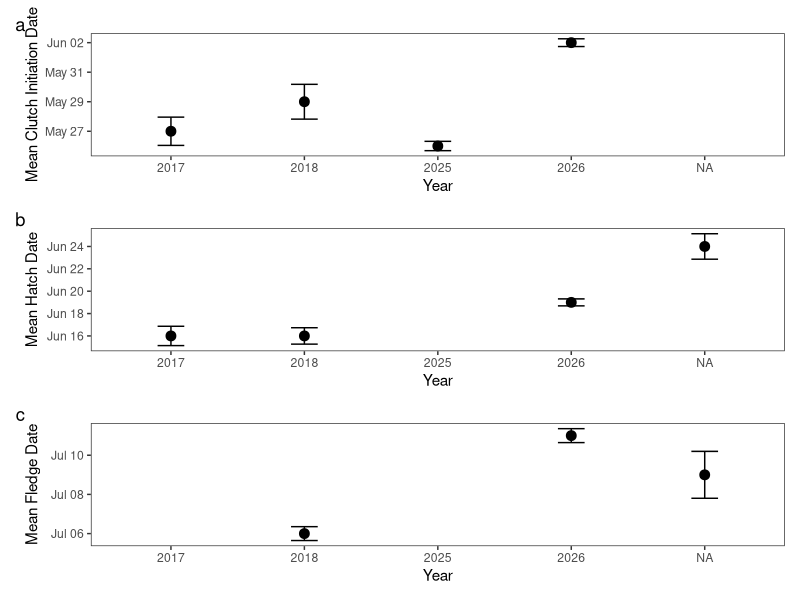
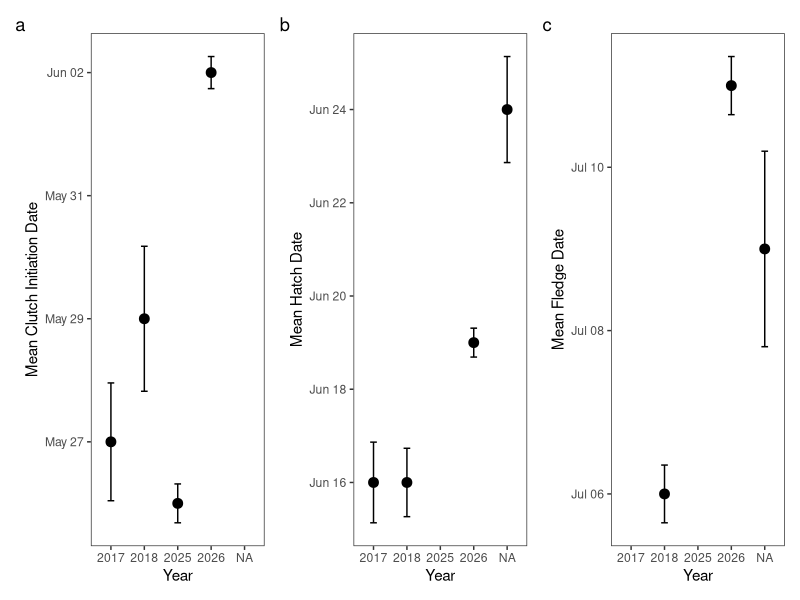
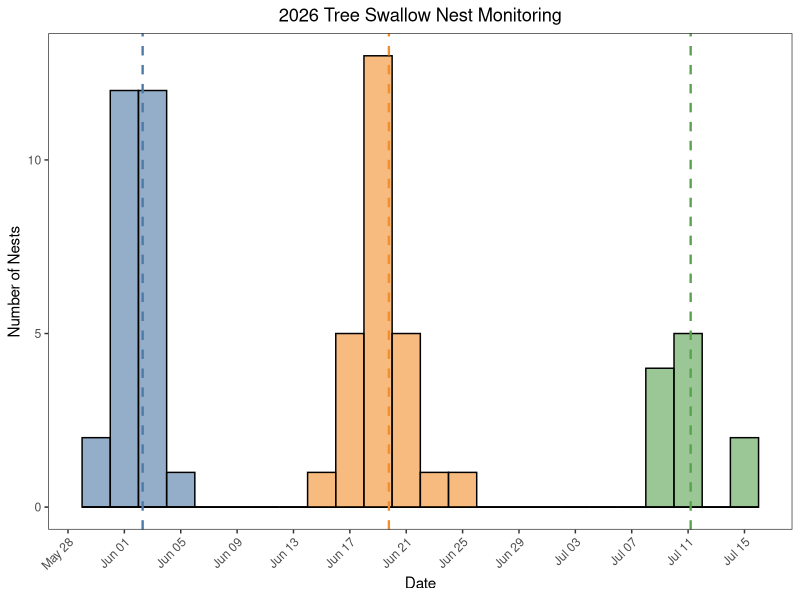
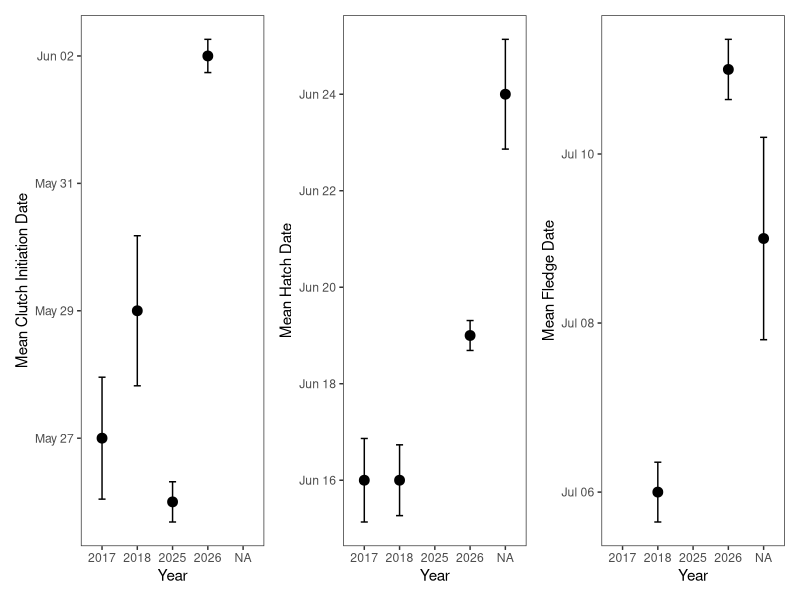
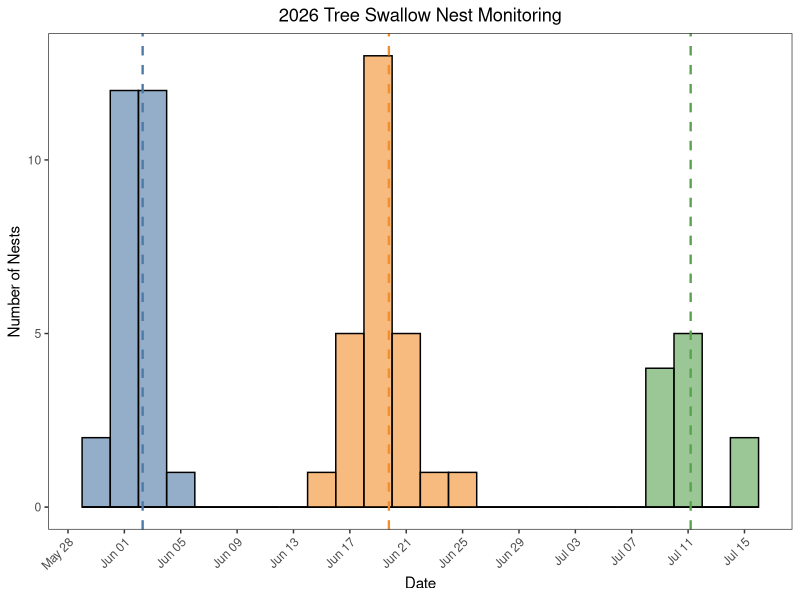

Source code (R) for these figures, in order:
### Tree Swallow Nest Box Monitoring
### Date: 12/17/2025
### By: Randall J. Friendly
###
### Compare different years of nest box monitoring

## Activate packages
library(readxl)
library(data.table)
library(tidyverse)
library(lubridate)
library(dplyr)
#library(openxlsx)
library(ggplot2)
library(tidyr)
library(writexl)
library(patchwork)

## Read in data
visit_sum_data17 <- read_excel("data/2017_BET_nest_record_summary.xlsx")
visit_sum_data18 <- read_excel("data/2018_BET_nest_record_summary.xlsx")
visit_sum_data23 <- read_excel("data/2023_BET_nest_record_summary.xlsx")
visit_sum_data25 <- read_excel("data/2025_BET_nest_record_summary.xlsx")
visit_sum_data26 <- read_excel("data/2026_BET_nest_record_summary.xlsx")

## Fix the dataframes so that R knows what kind of variable its working with
# 2017
visit_sum_data17$box_number <- as.factor(visit_sum_data17$box_number)
visit_sum_data17$species <- as.factor(visit_sum_data17$species)
visit_sum_data17$site <- as.factor(visit_sum_data17$site)
visit_sum_data17$year <- as.factor(visit_sum_data17$year)
visit_sum_data17$clutch_initiation <- as.Date(visit_sum_data17$clutch_initiation)
visit_sum_data17$clutch_completion <- as.Date(visit_sum_data17$clutch_completion)
visit_sum_data17$predicted_hatch <- as.Date(visit_sum_data17$predicted_hatch)
visit_sum_data17$incubation_start <- as.Date(visit_sum_data17$incubation_start)
visit_sum_data17$actual_hatch <- as.Date(visit_sum_data17$actual_hatch)
visit_sum_data17$predicted_fledge <- as.Date(visit_sum_data17$predicted_fledge)
visit_sum_data17$actual_fledge <- as.Date(visit_sum_data17$actual_fledge)
visit_sum_data17$successful <- as.factor(visit_sum_data17$successful)

# 2018
visit_sum_data18$box_number <- as.factor(visit_sum_data18$box_number)
visit_sum_data18$species <- as.factor(visit_sum_data18$species)
visit_sum_data18$site <- as.factor(visit_sum_data18$site)
visit_sum_data18$year <- as.factor(visit_sum_data18$year)
visit_sum_data18$clutch_initiation <- as.Date(visit_sum_data18$clutch_initiation)
visit_sum_data18$clutch_completion <- as.Date(visit_sum_data18$clutch_completion)
visit_sum_data18$predicted_hatch <- as.Date(visit_sum_data18$predicted_hatch)
visit_sum_data18$incubation_start <- as.Date(visit_sum_data18$incubation_start)
visit_sum_data18$actual_hatch <- as.Date(visit_sum_data18$actual_hatch)
visit_sum_data18$predicted_fledge <- as.Date(visit_sum_data18$predicted_fledge)
visit_sum_data18$actual_fledge <- as.Date(visit_sum_data18$actual_fledge)
visit_sum_data18$successful <- as.factor(visit_sum_data18$successful)

# 2023
visit_sum_data23$box_number <- as.factor(visit_sum_data23$box_number)
visit_sum_data23$species <- as.factor(visit_sum_data23$species)
visit_sum_data23$site <- as.factor(visit_sum_data23$site)
visit_sum_data23$year <- as.factor(visit_sum_data23$year)
visit_sum_data23$clutch_initiation <- as.Date(visit_sum_data23$clutch_initiation)
visit_sum_data23$clutch_completion <- as.Date(visit_sum_data23$clutch_completion)
visit_sum_data23$predicted_hatch <- as.Date(visit_sum_data23$predicted_hatch)
visit_sum_data23$incubation_start <- as.Date(visit_sum_data23$incubation_start)
visit_sum_data23$actual_hatch <- as.Date(visit_sum_data23$actual_hatch)
visit_sum_data23$predicted_fledge <- as.Date(visit_sum_data23$predicted_fledge)
visit_sum_data23$actual_fledge <- as.Date(visit_sum_data23$actual_fledge)
visit_sum_data23$successful <- as.factor(visit_sum_data23$successful)

# 2025
visit_sum_data25$box_number <- as.factor(visit_sum_data25$box_number)
visit_sum_data25$species <- as.factor(visit_sum_data25$species)
visit_sum_data25$site <- as.factor(visit_sum_data25$site)
visit_sum_data25$year <- as.factor(visit_sum_data25$year)
visit_sum_data25$clutch_initiation <- as.Date(visit_sum_data25$clutch_initiation)
visit_sum_data25$clutch_completion <- as.Date(visit_sum_data25$clutch_completion)
visit_sum_data25$predicted_hatch <- as.Date(visit_sum_data25$predicted_hatch)
visit_sum_data25$incubation_start <- as.Date(visit_sum_data25$incubation_start)
visit_sum_data25$actual_hatch <- as.Date(visit_sum_data25$actual_hatch)
visit_sum_data25$predicted_fledge <- as.Date(visit_sum_data25$predicted_fledge)
visit_sum_data25$actual_fledge <- as.Date(visit_sum_data25$actual_fledge)
visit_sum_data25$successful <- as.factor(visit_sum_data25$successful)

# 2026
visit_sum_data26$box_number <- as.factor(visit_sum_data26$box_number)
visit_sum_data26$species <- as.factor(visit_sum_data26$species)
visit_sum_data26$site <- as.factor(visit_sum_data26$site)
visit_sum_data26$year <- as.factor(visit_sum_data26$year)
visit_sum_data26$clutch_initiation <- as.Date(visit_sum_data26$clutch_initiation)
visit_sum_data26$clutch_completion <- as.Date(visit_sum_data26$clutch_completion)
visit_sum_data26$predicted_hatch <- as.Date(visit_sum_data26$predicted_hatch)
visit_sum_data26$incubation_start <- as.Date(visit_sum_data26$incubation_start)
visit_sum_data26$actual_hatch <- as.Date(visit_sum_data26$actual_hatch)
visit_sum_data26$predicted_fledge <- as.Date(visit_sum_data26$predicted_fledge)
visit_sum_data26$actual_fledge <- as.Date(visit_sum_data26$actual_fledge)
visit_sum_data26$successful <- as.factor(visit_sum_data26$successful)

summary(visit_sum_data17)
summary(visit_sum_data18)
summary(visit_sum_data23)
summary(visit_sum_data25)
summary(visit_sum_data26)


# Stack these dataframes into one
sum_data_all <- bind_rows(visit_sum_data17, visit_sum_data18, visit_sum_data23, visit_sum_data25, visit_sum_data26)


# Get the mean clutch intiation date by year and include range and SE.
mean_dates_range_se <- sum_data_all %>%
  group_by(year) %>%
  summarise(
    mean_date = as.Date(mean(clutch_initiation, na.rm = TRUE), origin = "1970-01-01"),
    earliest = min(clutch_initiation, na.rm = TRUE),
    latest = max(clutch_initiation, na.rm = TRUE),
    se_days = sd(as.numeric(clutch_initiation), na.rm = TRUE) / sqrt(n())
  )

# create month-day date with constant year, to make creating a figure easier
mean_dates_range_se <- mean_dates_range_se %>%
  mutate(
    md_date = as.Date(
      paste0("2000-", format(mean_date, "%m-%d"))
    )
  )



## Get a visualizations of the clutch initiation time
library(ggplot2)

init_plot <- ggplot(mean_dates_range_se, aes(x = year, y = md_date)) +
  geom_point(size = 3) +
  geom_errorbar(aes(
    ymin = md_date - se_days,
    ymax = md_date + se_days
  ),
  width = 0.2
  ) +
  scale_y_date(
    date_breaks = "2 days",
    date_labels = "%b %d"
  ) +
  labs(
    x = "Year",
    y = "Mean Clutch Initiation Date"
  ) + theme_bw() +
  theme(
    panel.grid.major = element_blank(),
    panel.grid.minor = element_blank()
  )
  
# create new data frame just to get cumulative mean init date
mean_init_date_all <- sum_data_all
# add day of year column
mean_init_date_all$clutch_doy <- as.POSIXlt(mean_init_date_all$clutch_initiation)$yday + 1
mean_doy <- mean(mean_init_date_all$clutch_doy, na.rm = TRUE)
mean_date <- as.Date(mean_doy - 1, origin = "2000-01-01")
format(mean_date, "%b %d")


###### DO the same for hatch dates

# Get the mean hatch date by year and include range and SE.
mean_hatch_range_se <- sum_data_all %>%
  group_by(year) %>%
  summarise(
    mean_hdate = as.Date(mean(actual_hatch, na.rm = TRUE), origin = "1970-01-01"),
    earliest = min(actual_hatch, na.rm = TRUE),
    latest = max(actual_hatch, na.rm = TRUE),
    se_days = sd(as.numeric(actual_hatch), na.rm = TRUE) / sqrt(n())
  )

# create month-day date with constant year, to make creating a figure easier
mean_hatch_range_se <- mean_hatch_range_se %>%
  mutate(
    md_hdate = as.Date(
      paste0("2000-", format(mean_hdate, "%m-%d"))
    )
  )


### get a visial of hatch date timings
hatch_plot <- ggplot(mean_hatch_range_se, aes(x = year, y = md_hdate)) +
  geom_point(size = 3) +
  geom_errorbar(aes(
    ymin = md_hdate - se_days,
    ymax = md_hdate + se_days
  ),
  width = 0.2
  ) +
  scale_y_date(
    date_breaks = "2 days",
    date_labels = "%b %d"
  ) +
  labs(
    x = "Year",
    y = "Mean Hatch Date"
  ) + theme_bw() +
  theme(
    panel.grid.major = element_blank(),
    panel.grid.minor = element_blank()
  )

# Get the mean fledge date by year and include range and SE.
mean_fledge_range_se <- sum_data_all %>%
  group_by(year) %>%
  summarise(
    mean_fdate = as.Date(mean(actual_fledge, na.rm = TRUE), origin = "1970-01-01"),
    earliest = min(actual_fledge, na.rm = TRUE),
    latest = max(actual_fledge, na.rm = TRUE),
    se_days = sd(as.numeric(actual_fledge), na.rm = TRUE) / sqrt(n())
  )

# create month-day date with constant year, to make creating a figure easier
mean_fledge_range_se <- mean_fledge_range_se %>%
  mutate(
    md_fdate = as.Date(
      if_else(
        is.na(mean_fdate),
        NA_character_,
      paste0("2000-", format(mean_fdate, "%m-%d"))
    )
  )
  )



## Get a visualizations of the fledge times
fledge_plot <- ggplot(mean_fledge_range_se, aes(x = year, y = md_fdate)) +
  geom_point(size = 3) +
  geom_errorbar(aes(
    ymin = md_fdate - se_days,
    ymax = md_fdate + se_days
  ),
  width = 0.2
  ) +
  scale_y_date(
    date_breaks = "2 days",
    date_labels = "%b %d"
  ) +
  labs(
    x = "Year",
    y = "Mean Fledge Date"
  ) + theme_bw() +
  theme(
    panel.grid.major = element_blank(),
    panel.grid.minor = element_blank()
  )



### Lets stack these plots
combined_plot <- (init_plot / hatch_plot / fledge_plot) +
  plot_annotation(tag_levels = "a")
combined_plot


#or
combined_plot2 <- (init_plot + hatch_plot + fledge_plot) +
  plot_annotation(tag_levels = "a")
combined_plot2

ggsave("output/tree_swallow_phenology.jpg",
       plot = init_plot + hatch_plot + fledge_plot,
       width = 10,
       dpi = 300)






### create a frequency distribution figure for when swallows initiate and hatch and fledge date

# convert dates to day of year
visit_sum_data26$init_doy <- as.numeric(format(visit_sum_data26$clutch_initiation, "%j"))
visit_sum_data26$hatch_doy <- as.numeric(format(visit_sum_data26$actual_hatch, "%j"))
visit_sum_data26$fledge_doy <- as.numeric(format(visit_sum_data26$actual_fledge, "%j"))

init_hatch_phen <- visit_sum_data26 %>%
  select(init_doy, hatch_doy, fledge_doy) %>%
  pivot_longer(cols = everything(),
               names_to = "event",
               values_to = "doy") %>%
  mutate(event = recode(event,
                        init_doy = "Clutch Initiation",
                        hatch_doy = "Hatch",
                        fledge_doy = "Fledge"))

mean_lines <-init_hatch_phen %>%
  group_by(event) %>%
  summarize(mean_doy = mean(doy, na.rm = TRUE))

ggplot(init_hatch_phen, aes(x = doy, fill = event)) +
  geom_histogram(binwidth = 2, alpha = 0.6, position = "identity",
                 color = "black") +
  geom_vline(data = mean_lines,
             aes(xintercept = mean_doy, color = event),
             linetype = "dashed",
             linewidth = 0.8) +
  scale_x_continuous(
    breaks = seq(140, 210, by = 4),
    labels = function(x) format(as.Date(x - 1, origin = "2026-01-01"), "%b %d")
  ) + 
  scale_fill_manual(
    values = c("Clutch Initiation" = "#4E79A7",
               "Hatch" = "#F28E2B",
               "Fledge" = "#59A14F")
  ) +
  scale_color_manual(
    values = c("Clutch Initiation" = "#4E79A7",
               "Hatch" = "#F28E2B",
               "Fledge" = "#59A14F") 
    ) +
  labs(
    title = "2026 Tree Swallow Nest Monitoring",
    x = "Date",
    y = "Number of Nests",
  ) + 
  theme_bw() +
  theme(
    panel.grid.major = element_blank(),
    panel.grid.minor = element_blank(),
    legend.position = "none",
    axis.text.x = element_text(angle = 45, hjust = 1),
    plot.title = element_text(hjust = 0.5)
  )

#save ggplot figure
ggsave("output/initiation_hatch_fledge_2026.jpg", width = 7, height = 4, units = "in", dpi = 300)

### See if the unoccupied nest boxes were occupied in previous years

#create an occupancy indicator for all years
sum_data_all <- sum_data_all %>%
  mutate(
    occupied = !is.na(clutch_initiation) &
      trimws(as.character(clutch_initiation)) != ""
  )

#identify empty nest boxes in 2026
empty_boxes_26 <- sum_data_all %>%
  filter(year == 2026, occupied == FALSE) %>%
  distinct(box_number)

#determine whether empty boxes were occupied in previous years
previous_occupancy <- sum_data_all %>%
  filter(year != 2026, occupied == TRUE) %>%
  group_by(box_number) %>%
  summarise(
    previously_occupied = TRUE,
    occupied_years = paste(sort(unique(year)), collapse = ", "),
    number_of_occupied_years = n_distinct(year),
    .groups = "drop"
  )

#combine results
empty_boxes_history <- empty_boxes_26 %>%
  left_join(previous_occupancy, by = "box_number") %>%
  mutate(
    previously_occupied = coalesce(previously_occupied, FALSE),
    occupied_years = coalesce(occupied_years, "None"),
    number_of_occupied_years = coalesce(number_of_occupied_years, 0L)
  )

#summarize
empty_boxes_history %>%
summarise(
  total_empty_boxes_2026 = n(),
  previously_occupied = sum(previously_occupied),
  never_occupied = sum(!previously_occupied),
  percent_previously_occupied =
    previously_occupied / total_empty_boxes_2026 * 100
)
